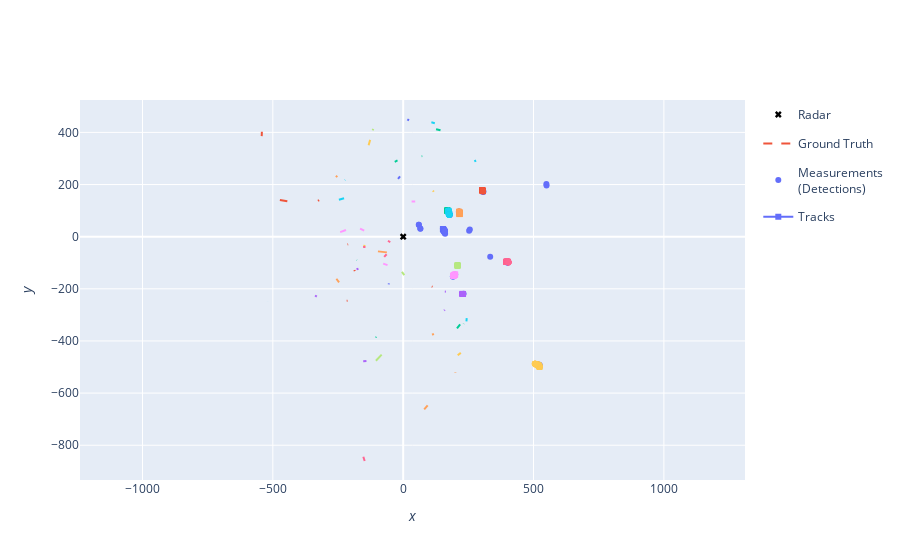

Source (notebook cell):
### Markdown cell above
## Plot simulation results

### Code cell
from stonesoup.plotter import Plotterly

plotter = Plotterly()
plotter.plot_sensors(radar, "Radar")
plotter.plot_ground_truths(all_truths, [0, 2])
plotter.plot_measurements(all_measurements, [0, 2])
plotter.plot_tracks(all_tracks, [0,2])

plotter.fig
